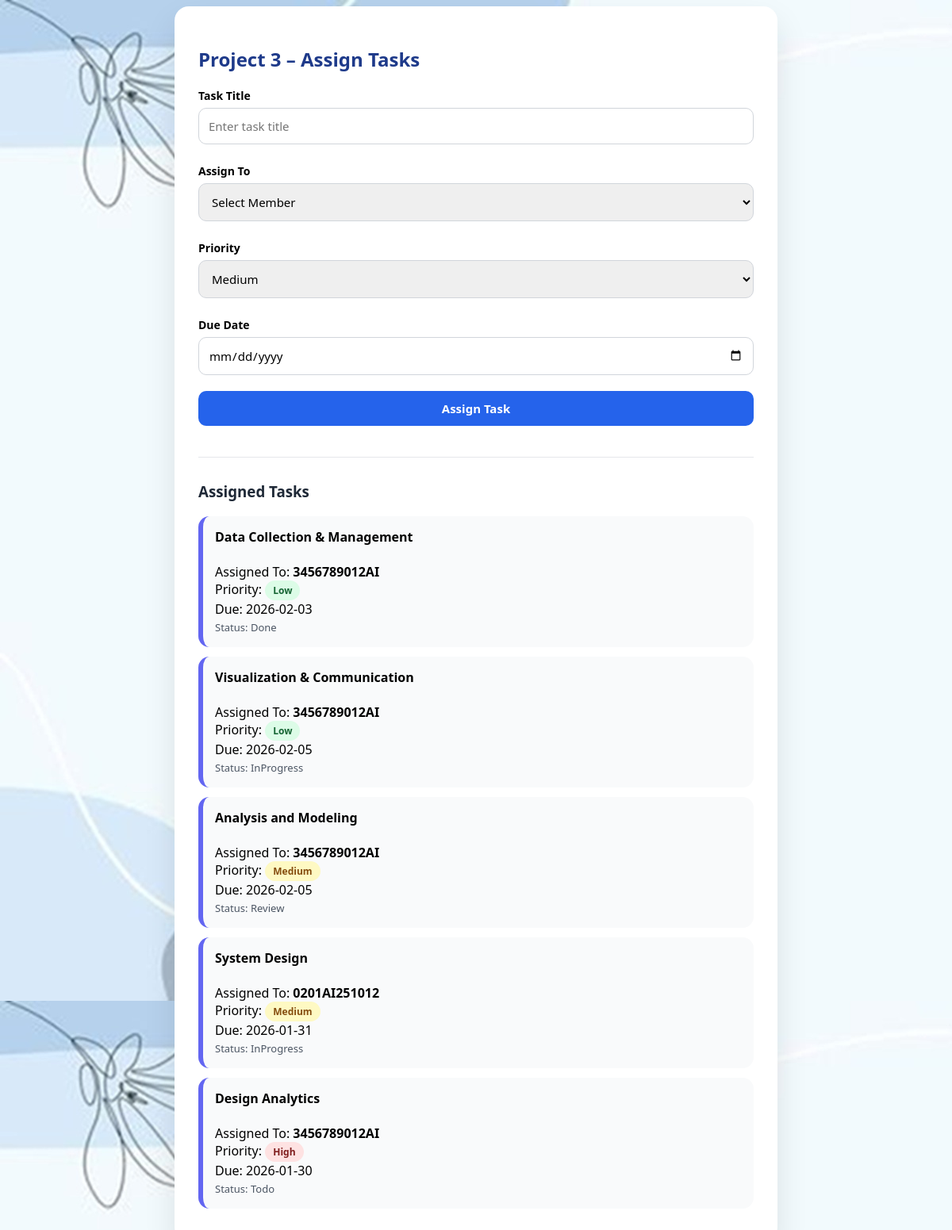
Page /htdocs/ProJECt/assign_tasks.php?project_id=10 (signed in) on the committed database.
### tables this page shows
CREATE TABLE `projects` (
  `project_id` int(11) NOT NULL,
  `title` varchar(200) DEFAULT NULL,
  `team_name` varchar(100) DEFAULT NULL,
  `total_members` int(11) DEFAULT NULL,
  `project_file` varchar(255) DEFAULT NULL,
  `submission_date` timestamp NULL DEFAULT current_timestamp(),
  `description` text DEFAULT NULL,
  `project_type` enum('Minor','Major') DEFAULT NULL,
  `student_id` int(11) DEFAULT NULL,
  `mentor_id` int(11) DEFAULT NULL,
  `requested_faculty_name` varchar(100) DEFAULT NULL,
  `mentorship_request_status` varchar(20) DEFAULT 'Pending',
  `mentorship_request_date` timestamp NULL DEFAULT current_timestamp(),
  `status` enum('Proposed','Approved','Rejected') DEFAULT 'Proposed',
  `team_size` int(11) DEFAULT NULL,
  `leader_name` varchar(100) DEFAULT NULL,
  `leader_roll_no` varchar(50) DEFAULT NULL,
  `leader_branch` enum('AI&DS','CS','IT','ME','CE','IP','EE','EC','MT') NOT NULL,
  `leader_semester` enum('I','II','III','IV','V','VI','VII','VIII') NOT NULL,
  `leader_email` varchar(100) DEFAULT NULL,
  `leader_phone` varchar(20) DEFAULT NULL,
  `leader_sem` varchar(20) DEFAULT NULL,
  `member1_name` varchar(100) DEFAULT NULL,
  `member1_roll_no` varchar(50) DEFAULT NULL,
  `member1_branch` enum('AI&DS','CS','IT','ME','CE','IP','EE','EC','MT') DEFAULT NULL,
  `member1_email` varchar(100) DEFAULT NULL,
  `member1_phone` varchar(20) DEFAULT NULL,
  `member1_sem` enum('I','II','III','IV','V','VI','VII','VIII') DEFAULT NULL,
  `member2_name` varchar(100) DEFAULT NULL,
  `member2_roll_no` varchar(50) DEFAULT NULL,
  `member2_branch` enum('AI&DS','CS','IT','ME','CE','IP','EE','EC','MT') DEFAULT NULL,
  `member2_email` varchar(100) DEFAULT NULL,
  `member2_phone` varchar(20) DEFAULT NULL,
  `member2_sem` enum('I','II','III','IV','V','VI','VII','VIII') DEFAULT NULL,
  `member3_name` varchar(100) DEFAULT NULL,
  `member3_roll_no` varchar(50) DEFAULT NULL,
  `member3_branch` enum('AI&DS','CS','IT','ME','CE','IP','EE','EC','MT') DEFAULT NULL,
  `member3_email` varchar(100) DEFAULT NULL,
  `member3_phone` varchar(20) DEFAULT NULL,
  `member3_sem` enum('I','II','III','IV','V','VI','VII','VIII') DEFAULT NULL
);

CREATE TABLE `kanban` (
  `task_id` int(11) NOT NULL,
  `project_id` int(11) NOT NULL,
  `task_title` varchar(255) NOT NULL,
  `assigned_to` varchar(50) DEFAULT NULL,
  `priority` enum('Low','Medium','High') DEFAULT 'Medium',
  `due_date` date DEFAULT NULL,
  `status` enum('Todo','InProgress','Review','Done') DEFAULT 'Todo',
  `created_at` timestamp NOT NULL DEFAULT current_timestamp()
);

### htdocs/ProJECt/assign_tasks.php (the view, shortened to what this page needs)
<?php
include "db.php";
$project_id = (int)$_GET['project_id'];
$project = $conn->query(
    "SELECT * FROM projects WHERE project_id=$project_id"
)->fetch_assoc();
$tasks = $conn->query(
    "SELECT * FROM kanban WHERE project_id=$project_id ORDER BY created_at DESC"
);
?>
<!DOCTYPE html>
<html>
<head>
</head>
<body>
<div class="box">
<h2><?= htmlspecialchars($project['title']) ?> – Assign Tasks</h2>
<form method="post" id="taskForm">
<label>Task Title</label>
<input name="task_title" placeholder="Enter task title" required>
<label>Assign To</label>
<select name="assigned_to" required>
<option value="">Select Member</option>
</select>
<label>Priority</label>
<select name="priority">
<option selected>Medium</option>
</select>
<label>Due Date</label>
<input type="date" name="due_date" required>
<button type="submit">Assign Task</button>
</form>
<hr>
<h3>Assigned Tasks</h3>
<?php while($t=$tasks->fetch_assoc()):
$prio = strtolower($t['priority']);
?>
<div class="task">
<b><?= htmlspecialchars($t['task_title']) ?></b><br><br>
Assigned To: <b><?= htmlspecialchars($t['assigned_to']) ?></b><br>
Priority:
<span class="badge <?= $prio ?>">
<?= $t['priority'] ?>
</span><br>
Due: <?= $t['due_date'] ?><br>
<span class="status">Status: <?= $t['status'] ?></span>
</div>
<?php endwhile; ?>
</div>
</body>
</html>

### htdocs/ProJECt/assign_tasks.php (style rules this page uses)
* { box-sizing:border-box; font-family:'Segoe UI',system-ui; }
body { background-image: url("task1.jpg"); <padding:30px;> color:#111827; }
.box { background:#fff; padding:30px; border-radius:18px; max-width:760px; margin:auto; box-shadow:0 20px 40px rgba(0,0,0,.1); animation:fadeIn .5s ease; }
h2 { margin-bottom:20px; color:#1e3a8a; }
h3 { margin-top:30px; color:#1f2937; }
label { font-size:14px; font-weight:600; margin-top:10px; display:block; }
input,select,button { width:100%; padding:12px; margin-top:6px; margin-bottom:14px; border-radius:10px; border:1px solid #d1d5db; font-size:15px; }
button { background:#2563eb; color:#fff; border:none; cursor:pointer; font-weight:600; transition:.25s; }
.task { background:#f9fafb; padding:15px; border-radius:14px; margin-bottom:12px; border-left:6px solid #6366f1; transition:.2s; }
.badge { display:inline-block; padding:4px 10px; border-radius:999px; font-size:12px; font-weight:600; }
.low { background:#dcfce7;color:#166534 }
.medium { background:#fef9c3;color:#854d0e }
.high { background:#fee2e2;color:#7f1d1d }
.status { font-size:13px; color:#4b5563; }
hr { border:none; height:1px; background:#e5e7eb; margin:25px 0; }

### rows in the picture
projects: title "Project 3"
kanban: task_title "Data Collection & Management", assigned_to "3456789012AI", priority "Low", due_date "2026-02-03", status "Done"
kanban: task_title "Visualization & Communication", assigned_to "3456789012AI", priority "Low", due_date "2026-02-05", status "InProgress"
kanban: task_title "Analysis and Modeling", assigned_to "3456789012AI", priority "Medium", due_date "2026-02-05", status "Review"
kanban: task_title "System Design", assigned_to "0201AI251012", priority "Medium", due_date "2026-01-31", status "InProgress"
kanban: task_title "Design Analytics", assigned_to "3456789012AI", priority "High", due_date "2026-01-30", status "Todo"
